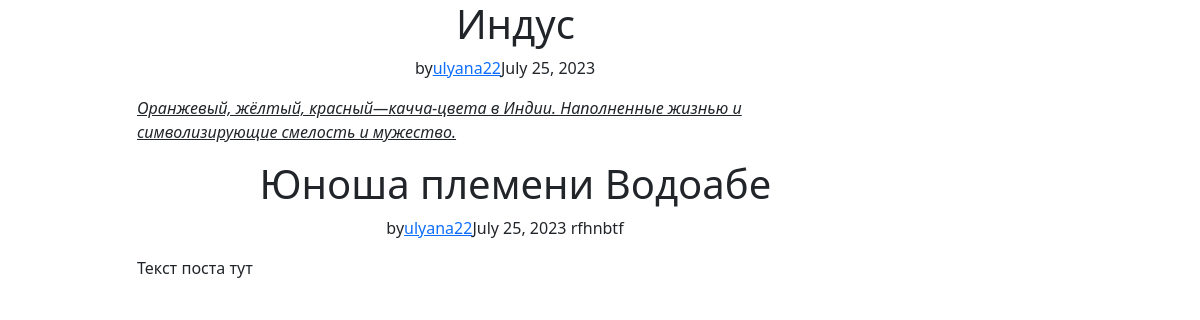
Screenshot of /posts/user/ulyana22/ with the database file from the repository.
### blog/models.py (models this page shows, shortened)
class Post(models.Model):
    class Meta:
        verbose_name = 'Добавить пост'
        verbose_name_plural = 'Добавить посты'
    title = models.CharField(max_length=200, help_text="не более 200 символов", db_index=True)
    content = RichTextField(blank=True, null=True, help_text="не более 5000 символов", max_length=5000)
    date_created = models.DateTimeField(default=timezone.now)
    date_updated = models.DateTimeField(auto_now_add=True)
    author = models.ForeignKey(User, on_delete=models.CASCADE)
    slug = models.SlugField(max_length=50)
    likes = models.ManyToManyField(User, related_name= 'postcomment', blank=True)
    reply = models.ForeignKey('self', null=True, related_name='reply_ok', on_delete=models.CASCADE)

### blog/views.py (the view)
# urls.py: path('posts/user/<str:username>/', UserPostListView.as_view(), name='user-posts-list'),
class UserPostListView(ListView):
    model = Post
    template_name = 'blog/user_posts.html'
    context_object_name = 'blog_post_user_list'
    def get_queryset(self):
        user = get_object_or_404(User, username=self.kwargs.get('username'))
        return Post.objects.filter(author=user).order_by('-date_created')

### blog/templates/blog/user_posts.html (shortened to what this page needs)
{% extends 'blog/base.html' %}
{% block content_blog %}
<div class="row">
    <div class="col-lg-10 col-xl-8 offset-lg-1 offset-x1-2">
        {% for post in blog_post_user_list %}
        <div class="intro">
            <h1 class="text-center" data-bss-hover-animate="pulse">&nbsp;
            {{post.title}}
                </h1>
            <p class="text-center"><span class="by">by</span><a href="#">{{post.author}}</a><span class="date">{{post.date_created|date:"F d, Y"}}</span>
            {{post.content|safe}}
            </p>
        </div>
        {%endfor%}
        <div class="text">
            <p>Текст поста тут</p>
        </div>
    </div>
</div>
{%endblock%}

### blog/templates/blog/base.html
{% extends 'templates_projects/base.html' %}
{% block content %}
<section class="article-clean">
  <div class="container">
    {% block content_blog%}{% endblock %}
  </div>
</section>
{% endblock %}

### templates/templates_projects/base.html (shortened to what this page needs)
<!DOCTYPE html>
<html lang="en">
<head>
    <link href="https://cdn.jsdelivr.net/npm/bootstrap@5.0.2/dist/css/bootstrap.min.css" rel="stylesheet"
>
</head>
<body>
{% block content %}
{% endblock %}
</body>
</html>

### rows the page displays
Post: author "ulyana22", date_created "July 25, 2023", content "Оранжевый, жёлтый, красный—качча-цвета в Индии. Наполненные жизнью и символизирующие смелость и мужество."
Post: title "Юноша племени Водоабе", author "ulyana22", date_created "July 25, 2023", content "rfhnbtf"
